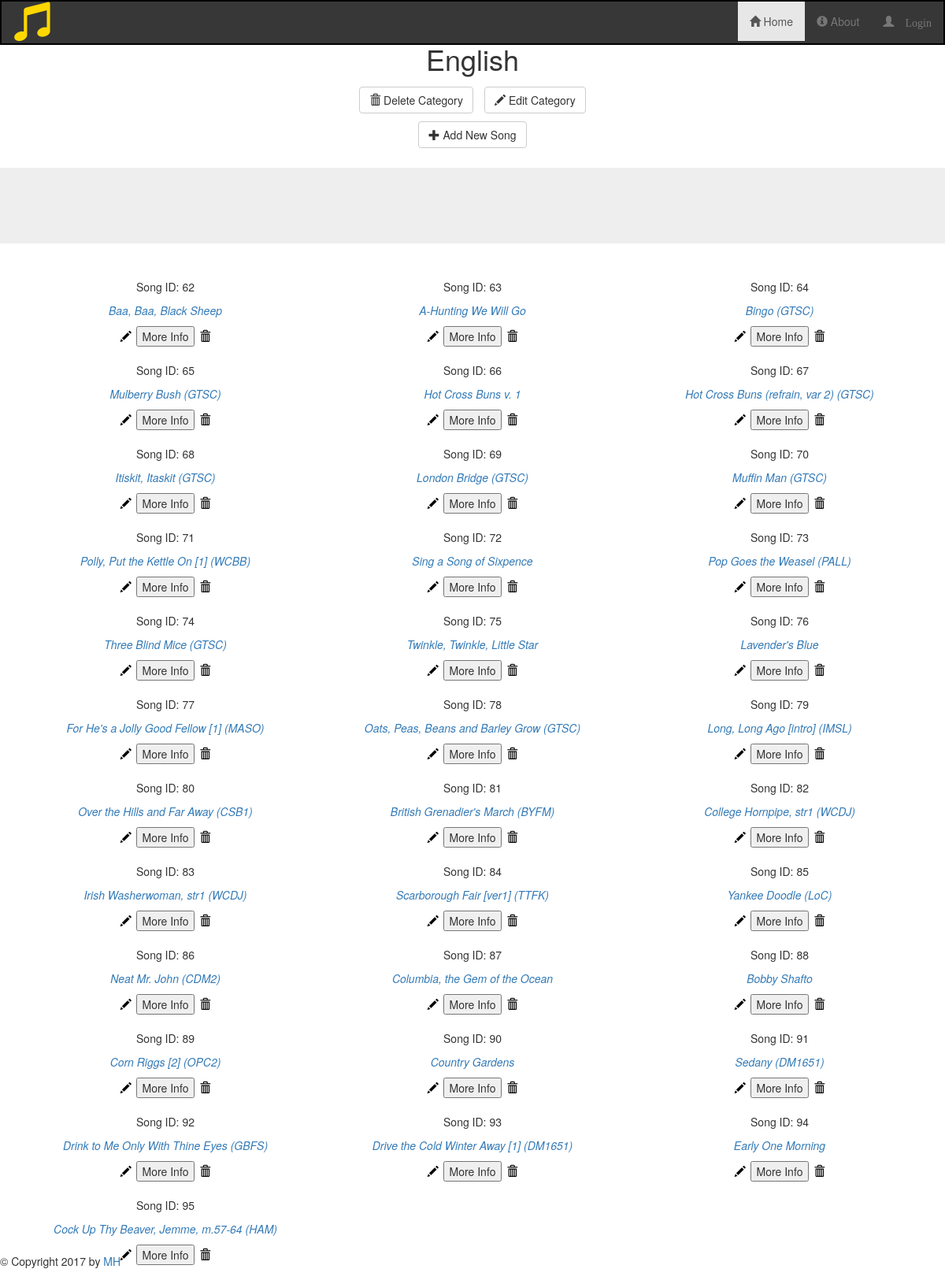
Page /categories/English/2 on the committed database.
### songsdb_setup.py (models this page shows, shortened)
class Song(Base):
    __tablename__ = 'allsongs'
    id = Column(Integer, primary_key = True)
    name = Column(String, nullable = False)
    key = Column(String, nullable = False)
    year = Column(Integer, nullable = False)
    composer = Column(String, nullable = False)
    bpm = Column(Integer, nullable = False)
    timesig = Column(String, nullable = False)
    source = Column(String, nullable = False)
    category_id = Column(Integer, ForeignKey('category.id'))
    category = relationship(Category)
    user_id = Column(Integer, ForeignKey('user.id'))
    user = relationship(User)

### application.py (the view)
@app.route('/categories/<category>/<int:category_id>')
def showCategorySongs(category, category_id):
    songs = session.query(Song).filter(Song.category_id == category_id).all()
    return render_template('categorysongs.html', songs = songs, category = category, category_id = category_id)

### templates/categorysongs.html (shortened to what this page needs)
{% extends "main.html" %} {% block content %}
<div>
    <div>
        <h1 class='text-center'>{{ category }}</h1>
        <div class="row">
            <div class="col-lg-4 col-lg-offset-4 text-center">
                <a href="{{url_for('deleteCategory', category = category, category_id = category_id) }}">
                    <button class="btn btn-default delete" id="delete-category">
                        <span class="glyphicon glyphicon-trash"></span>  Delete Category
                    </button>
                </a>
                <a href="{{url_for('editCategory', category = category) }}">
                    <button class="btn btn-default delete" id="edit-category">
                        <span class="glyphicon glyphicon-pencil"></span>  Edit Category
                    </button>
                </a>
                <a href="{{url_for('newSong', category = category, category_id = category_id) }}">
                    <button class="btn btn-default" id="add-song">
                        <span class="glyphicon glyphicon-plus"></span>  Add New Song
                    </button>
                </a>
            </div>
        </div>
    </div>
    <br>
    <div class='flash text-center jumbotron'>
    </div>
    <div class='col-lg-12 text-center'>
        {% for i in songs %}
        <div class='col-lg-4 text-center' id="song-label">
            <span><p>Song ID: {{ i.id }}</p><span>
            <span><p><a href= "{{url_for('showSongInfo', category = category, category_id = category_id, song_id = i.id, name = i.name) }}"><i>{{i.name}}</i></a></p></span>
            <a href="{{url_for('editSong', category = category, name = i.name, song_id = i.id) }}">
                    <span class="glyphicon glyphicon-pencil" id="edit-song"></span>
            </a>
            <button id="btn{{ i.id }}" onclick="moreInfo(modal{{i.id}})">More Info</button>
            <a href="{{url_for('deleteSong', category_id = category_id, song_id = i.id) }}">
                    <span class="glyphicon glyphicon-trash" id="delete-song"></span>
            </a>
        </div>
        {% endfor %}
    </div>
</div>
{% endblock %}

### templates/main.html (shortened to what this page needs)
<!DOCTYPE html>
<html lang="en">
<head>
    {% block head %}
    <link rel="stylesheet" href="//netdna.bootstrapcdn.com/bootstrap/3.1.1/css/bootstrap.min.css">
    <link rel=stylesheet type=text/css href="{{ url_for('static', filename='styles.css') }}">
    {% endblock %}
</head>
<body>
    {% include "header.html" %}
    <div id="content">
        {% block content %}
        {% endblock %}
    </div>
    <div id="footer" class='navbar-fixed-bottom'>
        {% block footer %}
        &copy; Copyright 2017 by <a href="http://domain.invalid/">MH</a>
        {% endblock %}
    </div>
</body>
</html>

### templates/header.html (shortened to what this page needs)
<header class="container-fluid">
  <nav class="navbar navbar-default navbar-fixed-top" role="navigation">
    <div class="container-fluid">
      <div class="navbar-header">
        <span class="glyphicon glyphicon-music" id="logo"></span>
      </div>
      <div class="navbar-collapse collapse">
        <ul class="nav navbar-nav navbar-right mobile-bar">
          <li class="active">
            <a href="{{url_for('showCategories') }}">
              <span class="glyphicon glyphicon-home icon"></span>
              <span> Home</span>
            </a>
          </li>
          <li><a href="about.html"><span class="glyphicon glyphicon-info-sign"></span><span> About</span></a></li>
          {%if 'username' not in session %}
          <li><a href="{{url_for('login') }}"><span class="glyphicon glyphicon-user"> Login</span></a></li>
            {% else %}
          <li><a href ="{{url_for('disconnect') }}"><span class="glyphicon glyphicon-user"> Logout</span></a></li>
            {% endif %}
        </ul>
      </div>
    </div>
  </nav>
</header>

### static/styles.css (style rules this page uses)
.navbar { background-color: #373737; color: black; margin-bottom: 0px; border: 2px solid; }
#content { margin-top: 55px; }
#delete-song, #edit-song { margin: 2px; color: black; }
.btn { margin: 5px; }
#song-label { margin-top: 10px; padding: 5px; }
#logo { color: gold; font-size: 50px; }

### rows in the picture
Song: id "62", name "Baa, Baa, Black Sheep"
Song: id "63", name "A-Hunting We Will Go"
Song: id "64", name "Bingo (GTSC)"
Song: id "65", name "Mulberry Bush (GTSC)"
Song: id "66", name "Hot Cross Buns v. 1"
Song: id "67", name "Hot Cross Buns (refrain, var 2) (GTSC)"
Song: id "68", name "Itiskit, Itaskit (GTSC)"
Song: id "69", name "London Bridge (GTSC)"
Song: id "70", name "Muffin Man (GTSC)"
Song: id "71", name "Polly, Put the Kettle On [1] (WCBB)"
Song: id "72", name "Sing a Song of Sixpence"
Song: id "73", name "Pop Goes the Weasel (PALL)"
Song: id "74", name "Three Blind Mice (GTSC)"
Song: id "75", name "Twinkle, Twinkle, Little Star"
Song: id "76", name "Lavender's Blue"
Song: id "77", name "For He's a Jolly Good Fellow [1] (MASO)"
Song: id "78", name "Oats, Peas, Beans and Barley Grow (GTSC)"
Song: id "79", name "Long, Long Ago [intro] (IMSL)"
Song: id "80", name "Over the Hills and Far Away (CSB1)"
Song: id "81", name "British Grenadier's March (BYFM)"
Song: id "82", name "College Hornpipe, str1 (WCDJ)"
Song: id "83", name "Irish Washerwoman, str1 (WCDJ)"
Song: id "84", name "Scarborough Fair [ver1] (TTFK)"
Song: id "85", name "Yankee Doodle (LoC)"
Song: id "86", name "Neat Mr. John (CDM2)"
Song: id "87", name "Columbia, the Gem of the Ocean"
Song: id "88", name "Bobby Shafto"
Song: id "89", name "Corn Riggs [2] (OPC2)"
Song: id "90", name "Country Gardens"
Song: id "91", name "Sedany (DM1651)"
Song: id "92", name "Drink to Me Only With Thine Eyes (GBFS)"
Song: id "93", name "Drive the Cold Winter Away [1] (DM1651)"
Song: id "94", name "Early One Morning"
Song: id "95", name "Cock Up Thy Beaver, Jemme, m.57-64 (HAM)"

### other values in the picture
{{ category }} "English"
